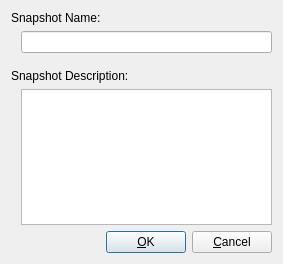
<?xml version="1.0" encoding="UTF-8"?>
<ui version="4.0">
 <author>Andrey Rijov</author>
 <class>Snapshot_Properties_Window</class>
 <widget class="QDialog" name="Snapshot_Properties_Window">
  <property name="geometry">
   <rect>
    <x>0</x>
    <y>0</y>
    <width>283</width>
    <height>264</height>
   </rect>
  </property>
  <property name="windowTitle">
   <string>Snapshot Properties</string>
  </property>
  <property name="windowIcon">
   <iconset resource="../resources/icons.qrc">
    <normaloff>:/edit.png</normaloff>:/edit.png</iconset>
  </property>
  <layout class="QVBoxLayout" name="verticalLayout_3">
   <item>
    <widget class="QLabel" name="Label_Name">
     <property name="text">
      <string>Snapshot Name:</string>
     </property>
    </widget>
   </item>
   <item>
    <layout class="QVBoxLayout" name="verticalLayout_2">
     <property name="leftMargin">
      <number>10</number>
     </property>
     <item>
      <widget class="QLineEdit" name="Edit_Name">
       <property name="maxLength">
        <number>512</number>
       </property>
      </widget>
     </item>
     <item>
      <spacer name="verticalSpacer">
       <property name="orientation">
        <enum>Qt::Vertical</enum>
       </property>
       <property name="sizeType">
        <enum>QSizePolicy::Fixed</enum>
       </property>
       <property name="sizeHint" stdset="0">
        <size>
         <width>40</width>
         <height>10</height>
        </size>
       </property>
      </spacer>
     </item>
    </layout>
   </item>
   <item>
    <widget class="QLabel" name="Label_Desc">
     <property name="text">
      <string>Snapshot Description:</string>
     </property>
    </widget>
   </item>
   <item>
    <layout class="QVBoxLayout" name="verticalLayout">
     <property name="leftMargin">
      <number>10</number>
     </property>
     <item>
      <widget class="QPlainTextEdit" name="Edit_Description">
       <property name="plainText">
        <string/>
       </property>
      </widget>
     </item>
     <item>
      <layout class="QHBoxLayout">
       <property name="spacing">
        <number>6</number>
       </property>
       <property name="margin">
        <number>0</number>
       </property>
       <item>
        <spacer>
         <property name="orientation">
          <enum>Qt::Horizontal</enum>
         </property>
         <property name="sizeHint" stdset="0">
          <size>
           <width>40</width>
           <height>20</height>
          </size>
         </property>
        </spacer>
       </item>
       <item>
        <widget class="QPushButton" name="Button_OK">
         <property name="text">
          <string>&amp;OK</string>
         </property>
         <property name="icon">
          <iconset resource="../resources/icons.qrc">
           <normaloff>:/ok.png</normaloff>:/ok.png</iconset>
         </property>
        </widget>
       </item>
       <item>
        <widget class="QPushButton" name="Button_Cancel">
         <property name="text">
          <string>&amp;Cancel</string>
         </property>
         <property name="icon">
          <iconset resource="../resources/icons.qrc">
           <normaloff>:/cancel.png</normaloff>:/cancel.png</iconset>
         </property>
        </widget>
       </item>
      </layout>
     </item>
    </layout>
   </item>
  </layout>
 </widget>
 <tabstops>
  <tabstop>Edit_Name</tabstop>
  <tabstop>Button_OK</tabstop>
  <tabstop>Button_Cancel</tabstop>
 </tabstops>
 <resources>
  <include location="../resources/icons.qrc"/>
 </resources>
 <connections>
  <connection>
   <sender>Button_Cancel</sender>
   <signal>clicked()</signal>
   <receiver>Snapshot_Properties_Window</receiver>
   <slot>reject()</slot>
   <hints>
    <hint type="sourcelabel">
     <x>298</x>
     <y>129</y>
    </hint>
    <hint type="destinationlabel">
     <x>135</x>
     <y>139</y>
    </hint>
   </hints>
  </connection>
 </connections>
</ui>
